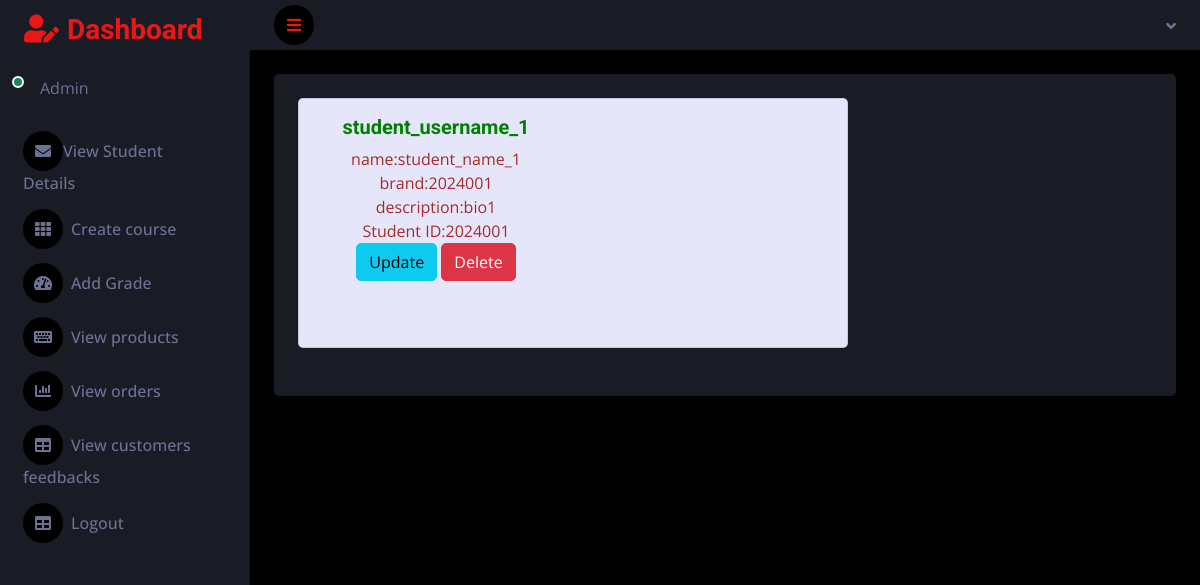
/teacher_view_student_details/, run on the app's committed database.
### grade_app/models.py (models this page shows, shortened)
class Student(models.Model):
    user = models.ForeignKey(User_model,on_delete=models.CASCADE)
    name = models.CharField(max_length=250)
    student_id = models.IntegerField(blank=True,null=True)
    bio = models.TextField()

class User_model(AbstractUser):
    is_teacher = models.BooleanField(default=False)
    is_student = models.BooleanField(default=False)

### grade_app/teacher_views.py (the view)
# urls.py: path('teacher_view_student_details/',teacher_views.teacher_view_student_details,name='teacher_view_student_details'),
def teacher_view_student_details(request):
    student_objects = Student.objects.all()
    return render(request,'teacher/teacher_view_student_details.html',{'student_objects':student_objects})

### template/teacher/teacher_view_student_details.html
{% extends 'teacher/teacher_dash.html' %}
{% block content %}
<div style="display:grid;grid-template-columns:1fr;grid-gap:20px;">
{% for i in student_objects %}
<div class="card" style="display:grid;grid-template-columns:1fr 1fr;width:550px;height:250px;background-color:#E6E6FA;">
      <div class="card-body">
        <h5 class="card-title" style="color:green;">{{i.user}}</h5>
        <p class="card-text text" style="color:brown;" >
          name:{{i.name}}<br>
          brand:{{i.student_id}}<br>
           description:{{i.bio}}<br>
           Student ID:{{i.student_id}}<br>
           <a href="{% url 'teacher_update_student_details' i.id %}" class="btn btn-info">Update</a>
           <a href="{% url 'teacher_delete_student_details' i.id %}" class="btn btn-danger" onclick = 'confirm_delete()'>Delete</a>
          </p>
      </div>
</div>
{% endfor %}
</div>
{% endblock %}

### static/dash/css/style.css (style rules this page uses)
:root { --primary: #EB1616; --secondary: #191C24; --light: #6C7293; --dark: #000000; }
.btn { transition: .5s; }

### data on the page
Student: user "student_username_1", name "student_name_1", student_id "2024001", bio "bio1"
